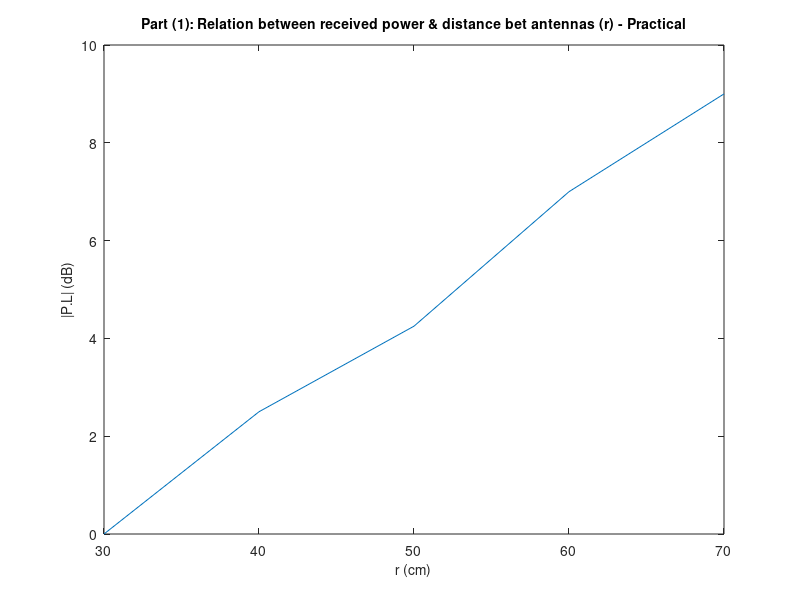
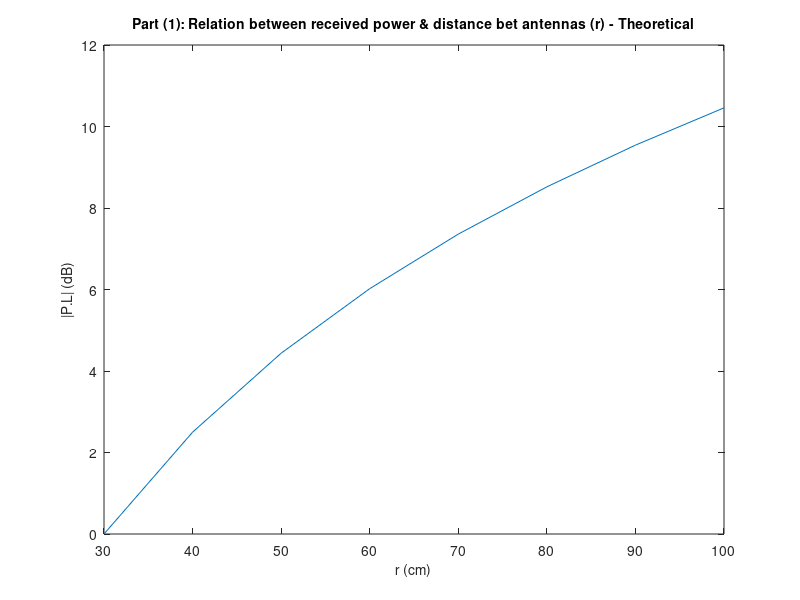
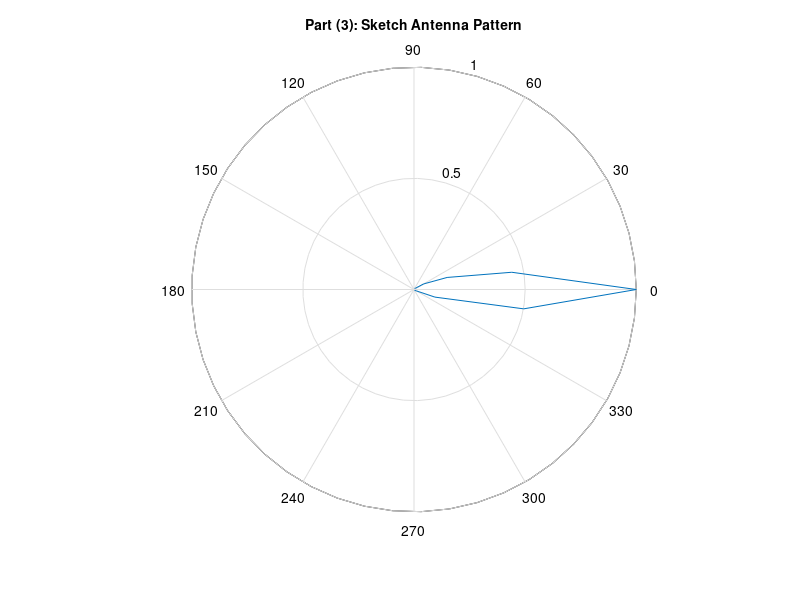

MATLAB code for these plots, in order:
%%
% Alexandria University - Faculty of Engineering
% Electrical and Electronic Engineering Department - Fourth Year - Communications & Electronics
%
% Course: Antenna Lab
% Lab 1
%
% Name    : Mahmoud Mohamed Kamal Ismail
% Section : 7
% Seat No.: 250

%%
clear, clc;

%% Part (1): Relation between received power & distance bet antennas (r) 
%  Practical
r_cm  = [30 40 50 60 70];
s_dB  = [-30 -32.5 -34.25 -37 -39];
PL_dB = abs(s_dB-s_dB(1));

figure(1);
plot(r_cm,PL_dB)
title('Part (1): Relation between received power & distance bet antennas (r) - Practical','fontsize',10)
xlabel('r (cm)','fontsize',10);
ylabel('|P.L| (dB)','fontsize',10);

% Theoretical
r1_cm = 30;
r2_cm = [30 40 50 60 70 80 90 100];
PL_dB = 20*log10(r2_cm./r1_cm);

figure(2);
plot(r2_cm,PL_dB)
title('Part (1): Relation between received power & distance bet antennas (r) - Theoretical','fontsize',10)
xlabel('r (cm)','fontsize',10);
ylabel('|P.L| (dB)','fontsize',10);

%% Part (3): Sketch Antenna Pattern

theta_rad = [-70 -60 -50 -40 -30 -20 -10 0 10 20 30 40 50 60 70].*(pi/180);
PR_dB     = [-52.7 -52.6 -52.5 -52 -49 -40 -33 -30 -33.5 -38 -43 -50.2 -52 -52.2 -52.3];
PR_linear = db2mag(PR_dB.*2); % OR PR_linear = 10.^(PR_dB/10);
PR_linear = PR_linear./PR_linear(8);

figure(3);
polar(theta_rad,PR_linear)
title('Part (3): Sketch Antenna Pattern','fontsize',10)